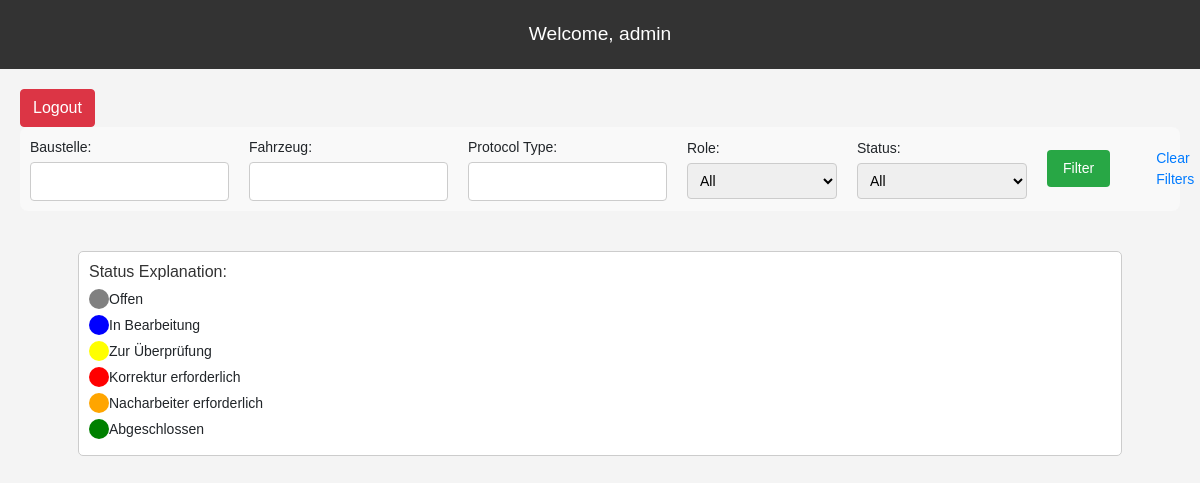
/prueferView/ (signed in), run on an earlier commit of the app's database.
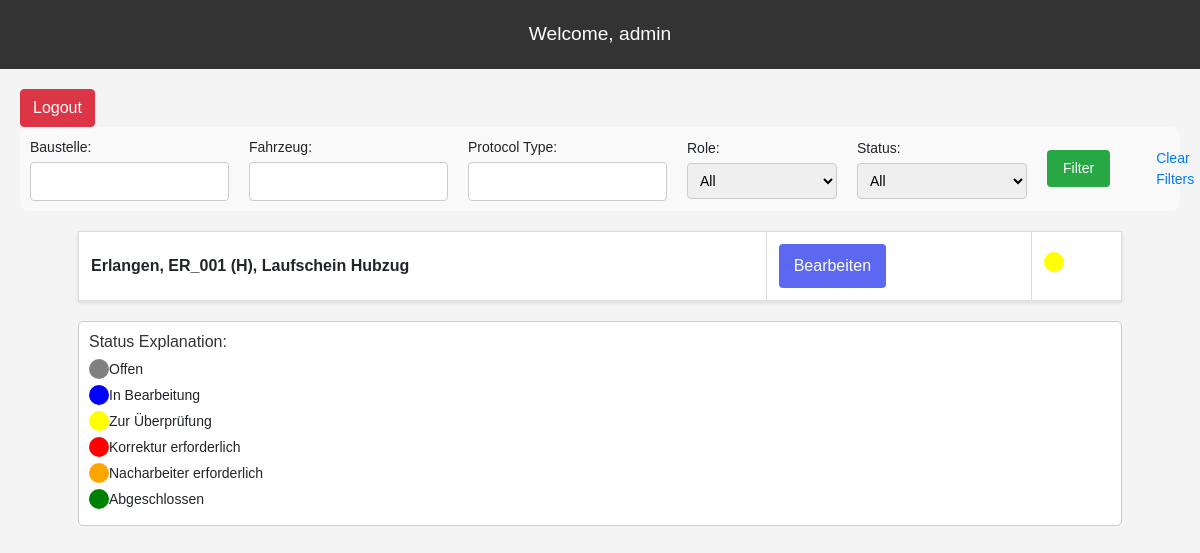
And on a later commit of the database.
### myapp/models.py (models this page shows, shortened)
class newFahrzeug(models.Model):
    baustelle = models.ForeignKey(newBaustelle, on_delete = models.CASCADE)
    fahrzeugName = models.CharField(max_length=30)
    isVisible = models.BooleanField(default=False)
    hubzug = models.OneToOneField(newHubzug, on_delete=models.CASCADE, null=True, blank=True)

class newBaustelle(models.Model):
    baustelleName=models.CharField(max_length=30)

class newHubzug(models.Model):
    protocol1 = models.ForeignKey(ProtocolHubzugLiftingHost, on_delete = models.CASCADE)
    protocol2 = models.ForeignKey(ProtocolHubzugLaufSeiltrommel, on_delete = models.CASCADE)
    protocol3 = models.ForeignKey(ProtocolHubzugMassSeiltrommel, on_delete = models.CASCADE)
    protocol4 = models.ForeignKey(ProtocolLaufHubzug, on_delete = models.CASCADE)
    protocol5 = models.ForeignKey(ProtocolEndkontrolle, on_delete = models.CASCADE)

### myapp/helper/modelsHelper.py (models this page shows)
class ProtocolLaufHubzug(models.Model):
    isSaved = models.BooleanField(default=False)
    isClosed = models.BooleanField(default=False)
    isExported = models.BooleanField(default=False)
    isCorrecturNeeded = models.BooleanField(default=False)
    isNacharbeiterNeeded = models.BooleanField(default=False)
    protocolName  = models.CharField(max_length=255, default="Laufschein Hubzug")
    drawing = models.TextField(verbose_name="Zeichnung-Nr / Drawing No.", null=True, blank=True)
    rev = models.TextField(verbose_name="Rev", null=True, blank=True)
    order = models.TextField(verbose_name="Auftragsnr. / Order No.", null=True, blank=True)
    order_sag = models.TextField(verbose_name="Auftragsnr.-SAG / Order No.-SAG", null=True, blank=True)
    device = models.TextField(verbose_name="Device", null=True, blank=True)
    component = models.TextField(verbose_name="Benennung/Component", null=True, blank=True)
    company = models.TextField(verbose_name="Firma / Company", null=True, blank=True)
    quantity = models.TextField(verbose_name="Stückzahl / Quantity", null=True, blank=True)
    baustelle = models.TextField(verbose_name="Baustelle", null=True, blank=True)
    hoist = models.TextField(verbose_name="Hoist", null=True, blank=True)
    loadTp = models.TextField(verbose_name="Load Tp", null=True, blank=True)
    check_size_1 = models.TextField(verbose_name="1. Horizontaler Abstand der Anschlussbohrungen* / Horizontal distance of connecting holes*", null=True, blank=True)
    check_size_2 = models.TextField(verbose_name="2. Vertikaler Abstand der Anschlussbohrungen / Vertical distance of connecting holes*", null=True, blank=True)
    check_size_3 = models.TextField(verbose_name="3. Durchmesser 1.Anschlussbohrung / Diameter of 1st connecting hole", null=True, blank=True)
    check_size_4 = models.TextField(verbose_name="4. Durchmesser 2. Anschlussbohrung / Diameter of 2nd connecting hole", null=True, blank=True)
    check_size_4a = models.TextField(verbose_name="4. Durchmesser 2. Anschlussbohrung / Diameter of 2nd connecting hole", null=True, blank=True)
    check_size_5 = models.TextField(verbose_name="5. Horizontaler Abstand zu Lochkreismitte für Lageranbau* / Horizontal distance to centre of drum bearing*", null=True, blank=True)
    check_size_6 = models.TextField(verbose_name="6. Vertikaler Abstand zu Lochkreismitte für Lageranbau* / Vertical distance to centre of drum bearing*", null=True, blank=True)
    check_size_7 = models.TextField(verbose_name="7. Durchmesser der Lagerbohrung* / Diameter of the holes for the bearings*", null=True, blank=True)
    check_size_8 = models.TextField(verbose_name="8. Abstand zwischen Trommelachse und Bohrung für Klinke / Distance between centre of drum shaft and hole for catch lever", null=True, blank=True)
    check_size_9 = models.TextField(verbose_name="9. Abstand zwischen Trommelachse und Bohrung für Klinke / Distance between centre of drum shaft and hole for catch lever", null=True, blank=True)
    check_size_10 = models.TextField(verbose_name="9. Abstand zwischen Trommelachse und Bohrung für Klinke / Distance between centre of drum shaft and hole for catch lever", null=True, blank=True)
    check_size_11 = models.TextField(verbose_name="9. Abstand zwischen Trommelachse und Bohrung für Klinke / Distance between centre of drum shaft and hole for catch lever", null=True, blank=True)
    check_size_12 = models.TextField(verbose_name="9. Abstand zwischen Trommelachse und Bohrung für Klinke / Distance between centre of drum shaft and hole for catch lever", null=True, blank=True)
    check_size_13 = models.TextField(verbose_name="9. Abstand zwischen Trommelachse und Bohrung für Klinke / Distance between centre of drum shaft and hole for catch lever", null=True, blank=True)
    check_size_14 = models.TextField(verbose_name="9. Abstand zwischen Trommelachse und Bohrung für Klinke / Distance between centre of drum shaft and hole for catch lever", null=True, blank=True)
    check_size_15 = models.TextField(verbose_name="9. Abstand zwischen Trommelachse und Bohrung für Klinke / Distance between centre of drum shaft and hole for catch lever", null=True, blank=True)
    check_size_16 = models.TextField(verbose_name="9. Abstand zwischen Trommelachse und Bohrung für Klinke / Distance between centre of drum shaft and hole for catch lever", null=True, blank=True)
    check_size_17 = models.TextField(verbose_name="9. Abstand zwischen Trommelachse und Bohrung für Klinke / Distance between centre of drum shaft and hole for catch lever", null=True, blank=True)
    check_size_18 = models.TextField(verbose_name="9. Abstand zwischen Trommelachse und Bohrung für Klinke / Distance between centre of drum shaft and hole for catch lever", null=True, blank=True)
    check_size_19 = models.TextField(verbose_name="9. Abstand zwischen Trommelachse und Bohrung für Klinke / Distance between centre of drum shaft and hole for catch lever", null=True, blank=True)
    check_size_20 = models.TextField(verbose_name="9. Abstand zwischen Trommelachse und Bohrung für Klinke / Distance between centre of drum shaft and hole for catch lever", null=True, blank=True)
    check_size_21 = models.TextField(verbose_name="9. Abstand zwischen Trommelachse und Bohrung für Klinke / Distance between centre of drum shaft and hole for catch lever", null=True, blank=True)
    check_size_22 = models.TextField(verbose_name="9. Abstand zwischen Trommelachse und Bohrung für Klinke / Distance between centre of drum shaft and hole for catch lever", null=True, blank=True)
    check_size_23 = models.TextField(verbose_name="9. Abstand zwischen Trommelachse und Bohrung für Klinke / Distance between centre of drum shaft and hole for catch lever", null=True, blank=True)
    miscellaneous = models.TextField(verbose_name="Sonstiges / Miscellaneous", blank=True, null=True)
    remark = models.TextField(verbose_name="Bemerkungen / Remarks", blank=True, null=True)
    date = models.CharField(verbose_name="Datum / Date", max_length=10, help_text="Format: dd.mm.yyyy", null=True, blank=True)
    inspector = models.CharField(verbose_name="Prüfer / Inspector", max_length=20, null=True, blank=True)
    measure = models.CharField(verbose_name="Measure", max_length=20, null=True, blank=True)
    department = models.TextField(verbose_name="Abteilung / Department", blank=True, null=True)
    last_changer = models.CharField(verbose_name="Last modified by", max_length=100, blank=True, null=True)

### myapp/views.py (the view, shortened to what this page needs)
# urls.py: path('prueferView/', views.prueferView, name='pruefer_view'),
@login_required(login_url="/")
def prueferView(request):
    username = request.session.get('username', '')
    fahrzeug_id = request.GET.get('fahrzeugId', None)
    protocols = newFahrzeug.objects.all()
    filter_form = ProtocolFilterForm(request.GET or None)
    context = {
        'username': username,
        'fahrzeug_id': fahrzeug_id,
        'fahrzeugs': protocols,
        'filter_form': filter_form
    }
    return render(request, 'prueferView.html', context)

### myapp/forms.py
class ProtocolFilterForm(forms.Form):
    baustelle = forms.CharField(max_length=100, required=False, label='Baustelle')
    fahrzeug = forms.CharField(max_length=100, required=False, label='Fahrzeug')
    protocol_name = forms.CharField(max_length=100, required=False, label='Protocol Type')
    teil = forms.ChoiceField(
        choices=[('all', 'All'),
                 ("hubzug", "Hubzug")],
        required=False,
        label='Role'
    )
    status = forms.ChoiceField(
        choices=[('all', 'All'),
                 ("offen", "Offen"),
                 ('exported', 'Abgeschlossen'),
                 ('closed', 'Zur Überprüfung'),
                 ('saved', 'In Bearbeitung'),
                 ('correction', 'Korrektur erforderlich')],
        required=False,
        label='Status'
    )

### templates/prueferView.html (shortened to what this page needs)
<!DOCTYPE html>
{% load static %}
<html lang="en">
<head>
  <link href="https://stackpath.bootstrapcdn.com/bootstrap/4.3.1/css/bootstrap.min.css" rel="stylesheet">
  <link rel="stylesheet" href="{% static 'myapp/hubzug.css' %}">
</head>
<body>
  <header>
    <div class="welcome">
      Welcome, <span id="username">{{ username }}</span>
    </div>
  </header>
  <main>
    <form action="{% url 'logout' %}" method="post" style="margin: 0;">
      <button type="submit" class="btn btn-danger">Logout</button>
    </form>
    <form class="myForm" method="get" class="filter-form">
      {{ filter_form.as_p }}
      <button type="submit" class="btn btn-primary">Filter</button>
      <a href="{% url 'pruefer_view' %}">Clear Filters</a>
  </form>
    <table>
        {% for fahrzeug in fahrzeugs %}
            {% if fahrzeug.hubzug.protocol4.isClosed %}
            <tr class="protokol-container">
              <td class="protokol-name">{{ fahrzeug.baustelle.baustelleName }}, {{ fahrzeug.fahrzeugName }}, {{ fahrzeug.hubzug.protocol4.protocolName }}</td>
              <td>
                  {% if fahrzeug.hubzug.protocol4.isExported %}
                  <button class="protokol-button" disabled>Bearbeiten</button>
                  {% else %}
                  <button class="protokol-button" onclick="location.href='{% url "protocolLaufHubzug" fahrzeug.hubzug.protocol4.id %}?fahrzeugId={{ fahrzeug.id }}'">Bearbeiten</button>
                  {% endif %}
              </td>
              <td class="status-indicator">
                  {% if fahrzeug.hubzug.protocol4.isExported %}
                  <div class="circle green"></div>
                  {% elif fahrzeug.hubzug.protocol4.isNacharbeiterNeeded %}
                  <div class="circle orange"></div>
                  {% elif fahrzeug.hubzug.protocol4.isClosed %}
                  <div class="circle yellow"></div>
                  {% elif fahrzeug.hubzug.protocol4.isSaved %}
                  <div class="circle blue"></div>
                  {% else %}
                  <div class="circle gray"></div>
                  {% endif %}
              </td>
            </tr>
            {% endif %}
        {% endfor %}
    </table>
    <div class="color-legend">
      <h3>Status Explanation:</h3>
      <ul>
        <li><div class="circle gray"></div> Offen</li>
        <li><div class="circle blue"></div> In Bearbeitung</li>
        <li><div class="circle yellow"></div> Zur Überprüfung</li>
        <li><div class="circle red"></div> Korrektur erforderlich</li>
        <li><div class="circle orange"></div> Nacharbeiter erforderlich</li>
        <li><div class="circle green"></div> Abgeschlossen</li>
      </ul>
    </div>
  </main>
</body>
</html>

What changed in the data, as far as the page shows it:
added newFahrzeug: baustelle.baustelleName "Erlangen", fahrzeugName "ER_001 (H)", hubzug.protocol4.protocolName "Laufschein Hubzug"
